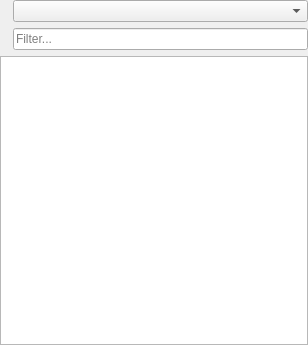
<?xml version="1.0" encoding="UTF-8"?>
<ui version="4.0">
 <class>DictionariesWidget</class>
 <widget class="QWidget" name="DictionariesWidget">
  <property name="geometry">
   <rect>
    <x>0</x>
    <y>0</y>
    <width>308</width>
    <height>345</height>
   </rect>
  </property>
  <property name="windowTitle">
   <string>Form</string>
  </property>
  <layout class="QGridLayout" name="gridLayout">
   <property name="leftMargin">
    <number>0</number>
   </property>
   <property name="topMargin">
    <number>0</number>
   </property>
   <property name="rightMargin">
    <number>0</number>
   </property>
   <property name="bottomMargin">
    <number>0</number>
   </property>
   <item row="3" column="0">
    <widget class="QLabel" name="label">
     <property name="sizePolicy">
      <sizepolicy hsizetype="Fixed" vsizetype="Preferred">
       <horstretch>0</horstretch>
       <verstretch>0</verstretch>
      </sizepolicy>
     </property>
     <property name="toolTip">
      <string>Filter</string>
     </property>
     <property name="text">
      <string/>
     </property>
     <property name="pixmap">
      <pixmap resource="ProgrammerStenoTutor.qrc">:/Icons/funnel.png</pixmap>
     </property>
    </widget>
   </item>
   <item row="1" column="0">
    <widget class="QLabel" name="labelFilterDictionary">
     <property name="toolTip">
      <string>Dictionary Filter</string>
     </property>
     <property name="text">
      <string/>
     </property>
     <property name="pixmap">
      <pixmap resource="ProgrammerStenoTutor.qrc">:/Icons/book-brown.png</pixmap>
     </property>
    </widget>
   </item>
   <item row="4" column="0" colspan="3">
    <widget class="QTreeView" name="treeView"/>
   </item>
   <item row="1" column="1" colspan="2">
    <widget class="QComboBox" name="comboBox">
     <property name="toolTip">
      <string>Select a dictionary</string>
     </property>
    </widget>
   </item>
   <item row="3" column="1" colspan="2">
    <widget class="QLineEdit" name="lineEdit">
     <property name="toolTip">
      <string>Filter</string>
     </property>
     <property name="placeholderText">
      <string>Filter...</string>
     </property>
    </widget>
   </item>
  </layout>
 </widget>
 <resources>
  <include location="ProgrammerStenoTutor.qrc"/>
 </resources>
 <connections/>
</ui>
